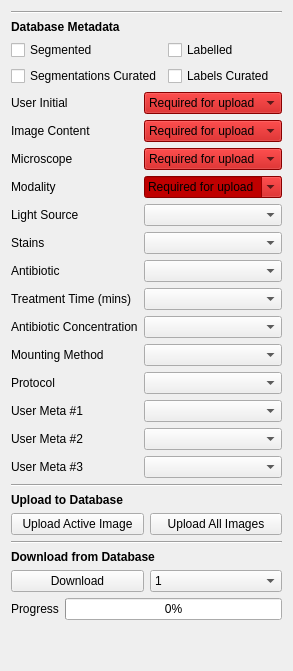
  <widget class="QWidget" name="upload_tab">
   <property name="enabled">
    <bool>true</bool>
   </property>
   <attribute name="title">
    <string>Database</string>
   </attribute>
   <layout class="QVBoxLayout" name="verticalLayout_4">
    <item>
     <widget class="Line" name="line_13">
      <property name="orientation">
       <enum>Qt::Horizontal</enum>
      </property>
     </widget>
    </item>
    <item>
     <widget class="QLabel" name="label_15">
      <property name="font">
       <font>
        <weight>75</weight>
        <bold>true</bold>
       </font>
      </property>
      <property name="text">
       <string>Database Metadata</string>
      </property>
     </widget>
    </item>
    <item>
     <layout class="QGridLayout" name="gridLayout_8">
      <item row="1" column="1">
       <widget class="QCheckBox" name="upload_classcurated">
        <property name="text">
         <string>Labels Curated</string>
        </property>
       </widget>
      </item>
      <item row="0" column="1">
       <widget class="QCheckBox" name="upload_labelled">
        <property name="text">
         <string>Labelled</string>
        </property>
       </widget>
      </item>
      <item row="0" column="0">
       <widget class="QCheckBox" name="upload_segmented">
        <property name="text">
         <string>Segmented</string>
        </property>
       </widget>
      </item>
      <item row="1" column="0">
       <widget class="QCheckBox" name="upload_segcurated">
        <property name="text">
         <string>Segmentations Curated</string>
        </property>
       </widget>
      </item>
     </layout>
    </item>
    <item>
     <layout class="QFormLayout" name="formLayout_3">
      <item row="0" column="0">
       <widget class="QLabel" name="label_9">
        <property name="text">
         <string>User Initial</string>
        </property>
       </widget>
      </item>
      <item row="0" column="1">
       <widget class="QComboBox" name="upload_initial">
        <property name="styleSheet">
         <string notr="true">background-color: rgb(191, 0, 0);</string>
        </property>
        <property name="editable">
         <bool>false</bool>
        </property>
        <item>
         <property name="text">
          <string>Required for upload</string>
         </property>
        </item>
        <item>
         <property name="text">
          <string>NA</string>
         </property>
        </item>
        <item>
         <property name="text">
          <string>PT</string>
         </property>
        </item>
        <item>
         <property name="text">
          <string>AZ</string>
         </property>
        </item>
        <item>
         <property name="text">
          <string>SM</string>
         </property>
        </item>
       </widget>
      </item>
      <item row="1" column="0">
       <widget class="QLabel" name="label_13">
        <property name="text">
         <string>Image Content</string>
        </property>
       </widget>
      </item>
      <item row="1" column="1">
       <widget class="QComboBox" name="upload_content">
        <property name="styleSheet">
         <string notr="true">background-color: rgb(191, 0, 0);</string>
        </property>
        <property name="editable">
         <bool>false</bool>
        </property>
        <item>
         <property name="text">
          <string>Required for upload</string>
         </property>
        </item>
        <item>
         <property name="text">
          <string>NA</string>
         </property>
        </item>
        <item>
         <property name="text">
          <string>E.coli</string>
         </property>
        </item>
        <item>
         <property name="text">
          <string>S.aureus</string>
         </property>
        </item>
        <item>
         <property name="text">
          <string>Klebsiella.spp</string>
         </property>
        </item>
        <item>
         <property name="text">
          <string>P.aeruginsoa</string>
         </property>
        </item>
        <item>
         <property name="text">
          <string>Proteus.spp</string>
         </property>
        </item>
        <item>
         <property name="text">
          <string>Enterobacter.spp</string>
         </property>
        </item>
       </widget>
      </item>
      <item row="2" column="0">
       <widget class="QLabel" name="label_10">
        <property name="text">
         <string>Microscope</string>
        </property>
       </widget>
      </item>
      <item row="2" column="1">
       <widget class="QComboBox" name="upload_microscope">
        <property name="styleSheet">
         <string notr="true">background-color: rgb(191, 0, 0);</string>
        </property>
        <property name="editable">
         <bool>false</bool>
        </property>
        <item>
         <property name="text">
          <string>Required for upload</string>
         </property>
        </item>
        <item>
         <property name="text">
          <string>NA</string>
         </property>
        </item>
        <item>
         <property name="text">
          <string>BIO-NIM</string>
         </property>
        </item>
        <item>
         <property name="text">
          <string>JR-NIM</string>
         </property>
        </item>
        <item>
         <property name="text">
          <string>SCAN-R</string>
         </property>
        </item>
        <item>
         <property name="text">
          <string>Troodos</string>
         </property>
        </item>
        <item>
         <property name="text">
          <string>Halfdome</string>
         </property>
        </item>
       </widget>
      </item>
      <item row="3" column="0">
       <widget class="QLabel" name="label_11">
        <property name="text">
         <string>Modality</string>
        </property>
       </widget>
      </item>
      <item row="3" column="1">
       <widget class="QComboBox" name="upload_modality">
        <property name="styleSheet">
         <string notr="true">background-color: rgb(191, 0, 0);</string>
        </property>
        <property name="editable">
         <bool>true</bool>
        </property>
        <item>
         <property name="text">
          <string>Required for upload</string>
         </property>
        </item>
        <item>
         <property name="text">
          <string>NA</string>
         </property>
        </item>
        <item>
         <property name="text">
          <string>Brightfield</string>
         </property>
        </item>
        <item>
         <property name="text">
          <string>Darkfield</string>
         </property>
        </item>
        <item>
         <property name="text">
          <string>SIM</string>
         </property>
        </item>
        <item>
         <property name="text">
          <string>Flourescence</string>
         </property>
        </item>
        <item>
         <property name="text">
          <string>TIRF</string>
         </property>
        </item>
        <item>
         <property name="text">
          <string>HILO</string>
         </property>
        </item>
       </widget>
      </item>
      <item row="4" column="0">
       <widget class="QLabel" name="label_12">
        <property name="text">
         <string>Light Source</string>
        </property>
       </widget>
      </item>
      <item row="4" column="1">
       <widget class="QComboBox" name="upload_illumination">
        <property name="editable">
         <bool>false</bool>
        </property>
        <item>
         <property name="text">
          <string/>
         </property>
        </item>
        <item>
         <property name="text">
          <string>514</string>
         </property>
        </item>
        <item>
         <property name="text">
          <string>405</string>
         </property>
        </item>
        <item>
         <property name="text">
          <string>532</string>
         </property>
        </item>
        <item>
         <property name="text">
          <string>White Light</string>
         </property>
        </item>
       </widget>
      </item>
      <item row="5" column="0">
       <widget class="QLabel" name="label_14">
        <property name="text">
         <string>Stains</string>
        </property>
       </widget>
      </item>
      <item row="5" column="1">
       <widget class="QComboBox" name="upload_stain">
        <property name="editable">
         <bool>false</bool>
        </property>
        <item>
         <property name="text">
          <string/>
         </property>
        </item>
        <item>
         <property name="text">
          <string>DAPI</string>
         </property>
        </item>
        <item>
         <property name="text">
          <string>Nile Red</string>
         </property>
        </item>
       </widget>
      </item>
      <item row="11" column="1">
       <widget class="QComboBox" name="upload_protocol">
        <property name="editable">
         <bool>false</bool>
        </property>
        <item>
         <property name="text">
          <string/>
         </property>
        </item>
       </widget>
      </item>
      <item row="11" column="0">
       <widget class="QLabel" name="label_8">
        <property name="text">
         <string>Protocol</string>
        </property>
       </widget>
      </item>
      <item row="7" column="1">
       <widget class="QComboBox" name="upload_antibiotic">
        <property name="editable">
         <bool>false</bool>
        </property>
       </widget>
      </item>
      <item row="7" column="0">
       <widget class="QLabel" name="label_39">
        <property name="text">
         <string>Antibiotic</string>
        </property>
       </widget>
      </item>
      <item row="10" column="1">
       <widget class="QComboBox" name="upload_mount">
        <property name="editable">
         <bool>false</bool>
        </property>
        <item>
         <property name="text">
          <string/>
         </property>
        </item>
        <item>
         <property name="text">
          <string>Agarose</string>
         </property>
        </item>
        <item>
         <property name="text">
          <string>Chitosan</string>
         </property>
        </item>
       </widget>
      </item>
      <item row="10" column="0">
       <widget class="QLabel" name="label_40">
        <property name="text">
         <string>Mounting Method</string>
        </property>
       </widget>
      </item>
      <item row="9" column="1">
       <widget class="QComboBox" name="upload_abxconcentration"/>
      </item>
      <item row="9" column="0">
       <widget class="QLabel" name="label_47">
        <property name="text">
         <string>Antibiotic Concentration</string>
        </property>
       </widget>
      </item>
      <item row="8" column="1">
       <widget class="QComboBox" name="upload_treatmenttime">
        <item>
         <property name="text">
          <string/>
         </property>
        </item>
        <item>
         <property name="text">
          <string>1</string>
         </property>
        </item>
        <item>
         <property name="text">
          <string>5</string>
         </property>
        </item>
        <item>
         <property name="text">
          <string>10</string>
         </property>
        </item>
        <item>
         <property name="text">
          <string>15</string>
         </property>
        </item>
        <item>
         <property name="text">
          <string>20</string>
         </property>
        </item>
        <item>
         <property name="text">
          <string>30</string>
         </property>
        </item>
        <item>
         <property name="text">
          <string>60</string>
         </property>
        </item>
       </widget>
      </item>
      <item row="8" column="0">
       <widget class="QLabel" name="label_42">
        <property name="text">
         <string>Treatment Time (mins)</string>
        </property>
       </widget>
      </item>
      <item row="12" column="0">
       <widget class="QLabel" name="label_48">
        <property name="text">
         <string>User Meta #1</string>
        </property>
       </widget>
      </item>
      <item row="13" column="0">
       <widget class="QLabel" name="label_49">
        <property name="text">
         <string>User Meta #2</string>
        </property>
       </widget>
      </item>
      <item row="14" column="0">
       <widget class="QLabel" name="label_50">
        <property name="text">
         <string>User Meta #3</string>
        </property>
       </widget>
      </item>
      <item row="12" column="1">
       <widget class="QComboBox" name="upload_usermeta1"/>
      </item>
      <item row="13" column="1">
       <widget class="QComboBox" name="upload_usermeta2"/>
      </item>
      <item row="14" column="1">
       <widget class="QComboBox" name="upload_usermeta3"/>
      </item>
     </layout>
    </item>
    <item>
     <widget class="Line" name="line">
      <property name="orientation">
       <enum>Qt::Horizontal</enum>
      </property>
     </widget>
    </item>
    <item>
     <widget class="QLabel" name="label_32">
      <property name="font">
       <font>
        <weight>75</weight>
        <bold>true</bold>
       </font>
      </property>
      <property name="text">
       <string>Upload to Database</string>
      </property>
     </widget>
    </item>
    <item>
     <layout class="QGridLayout" name="gridLayout_7">
      <item row="0" column="1">
       <widget class="QPushButton" name="upload_all">
        <property name="text">
         <string>Upload All Images</string>
        </property>
       </widget>
      </item>
      <item row="0" column="0">
       <widget class="QPushButton" name="upload_active">
        <property name="text">
         <string>Upload Active Image</string>
        </property>
       </widget>
      </item>
     </layout>
    </item>
    <item>
     <widget class="Line" name="line_2">
      <property name="orientation">
       <enum>Qt::Horizontal</enum>
      </property>
     </widget>
    </item>
    <item>
     <widget class="QLabel" name="label_41">
      <property name="font">
       <font>
        <weight>75</weight>
        <bold>true</bold>
       </font>
      </property>
      <property name="text">
       <string>Download from Database</string>
      </property>
     </widget>
    </item>
    <item>
     <layout class="QGridLayout" name="gridLayout_10">
      <item row="0" column="1">
       <widget class="QComboBox" name="database_download_limit">
        <item>
         <property name="text">
          <string>1</string>
         </property>
        </item>
        <item>
         <property name="text">
          <string>5</string>
         </property>
        </item>
        <item>
         <property name="text">
          <string>10</string>
         </property>
        </item>
        <item>
         <property name="text">
          <string>20</string>
         </property>
        </item>
        <item>
         <property name="text">
          <string>50</string>
         </property>
        </item>
        <item>
         <property name="text">
          <string>100</string>
         </property>
        </item>
        <item>
         <property name="text">
          <string>All</string>
         </property>
        </item>
       </widget>
      </item>
      <item row="0" column="0">
       <widget class="QPushButton" name="database_download">
        <property name="text">
         <string>Download</string>
        </property>
       </widget>
      </item>
     </layout>
    </item>
    <item>
     <layout class="QFormLayout" name="formLayout_12">
      <item row="0" column="0">
       <widget class="QLabel" name="label_34">
        <property name="text">
         <string>Progress</string>
        </property>
       </widget>
      </item>
      <item row="0" column="1">
       <widget class="QProgressBar" name="upload_progressbar">
        <property name="enabled">
         <bool>true</bool>
        </property>
        <property name="value">
         <number>0</number>
        </property>
       </widget>
      </item>
     </layout>
    </item>
    <item>
     <spacer name="verticalSpacer_4">
      <property name="orientation">
       <enum>Qt::Vertical</enum>
      </property>
      <property name="sizeHint" stdset="0">
       <size>
        <width>20</width>
        <height>40</height>
       </size>
      </property>
     </spacer>
    </item>
   </layout>
  </widget>
